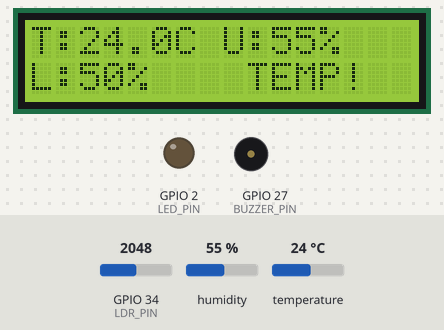
The sketch below on a simulated ESP32. Parts: 16×2 character LCD, output pins drawn as LEDs (lit = HIGH), buzzer (waves = sounding, pin HIGH). The inputs (shaded band) are chosen by the test bench; at power-on: temperature 24 °C, humidity 55 %, GPIO 34 (LDR_PIN) = 2048. WiFi joins after 1.5 s; servers stay silent unless stated; no MQTT or app messages arrive unless stated; what the sketch prints to the serial monitor is not drawn.

Above: at 12.4 s.
12.5 s: temperature set to 18.7 °C
At 14.9 s:
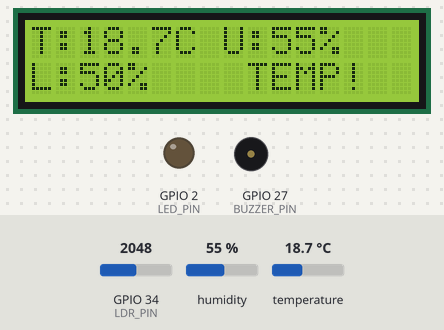
16.2 s: temperature set to 17.3 °C
At 18.4 s:
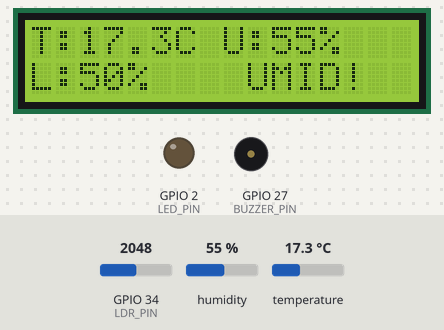
21.0 s: humidity set to 58 %
At 25.3 s:
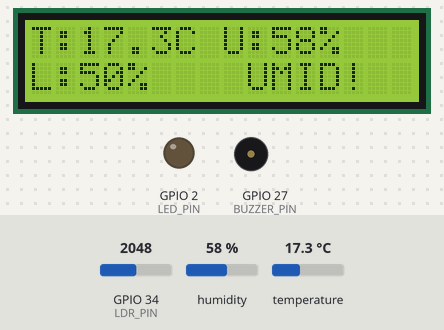
25.6 s: humidity set to 61 %
At 28.4 s:
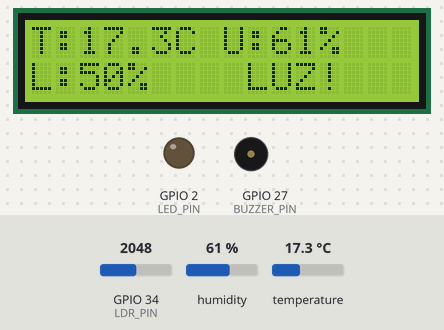
31.2 s: GPIO 34 (LDR_PIN) set to 2813
At 33.0 s:
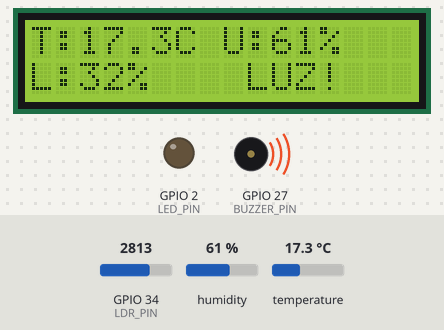
34.1 s: GPIO 34 (LDR_PIN) set to 2906
At 35.2 s:
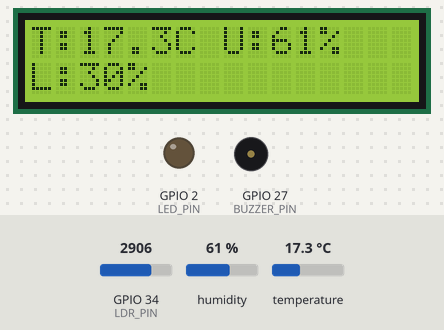
Timing chart, 0 to 36.9 s (numbered marks = the images above; inputs shaded):
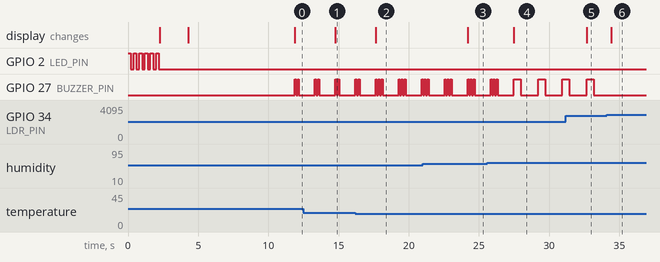

The sketch:

sketch.ino
```cpp
//Turma: 1ESPA
//Equipe: Giovanna Oliveira Ferreira Dias - RM: 566647
//Maria Laura Druzeic - RM: 566634
//Marianne Mukai Nishikawa - RM:568001

//Resumo: Esse programa possibilita ligar e desligar o led onboard, além de mandar o status para o Broker MQTT possibilitando o Helix saber
//se o led está ligado ou desligado.

#include <WiFi.h>
#include <PubSubClient.h>
#include <DHT.h>
#include <LiquidCrystal_I2C.h>

// -----------------------------------------------------------------------------
// OBJETOS E PINOS
// -----------------------------------------------------------------------------
LiquidCrystal_I2C lcd(0x27, 16, 2); // Endereço padrão do LCD (ajuste se necessário)
const int BUZZER_PIN = 27;          // Pino do buzzer
const int LDR_PIN = 34;             // Pino analógico do sensor LDR
const int DHT_PIN = 14;             // Pino do sensor DHT
#define DHTTYPE DHT22               // Tipo do sensor DHT (pode ser DHT11)
const int LED_PIN = 2;              // LED azul onboard do ESP32 (GPIO 2)

// -----------------------------------------------------------------------------
// LIMITES DE SEGURANÇA DA VINHERIA
// -----------------------------------------------------------------------------
const float TEMP_MIN = 12.0;   // Temperatura mínima ideal (°C)
const float TEMP_MAX = 18.0;   // Temperatura máxima ideal (°C)
const float HUM_MIN  = 60.0;   // Umidade mínima ideal (%)
const float HUM_MAX  = 70.0;   // Umidade máxima ideal (%)
const int   LUM_MAX  = 30;     // Luminosidade máxima permitida (%)

// -----------------------------------------------------------------------------
// CONFIGURAÇÕES DE REDE E MQTT
// -----------------------------------------------------------------------------
const char* default_SSID = "Wokwi-GUEST";    // Nome da rede Wi-Fi (Wokwi)
const char* default_PASSWORD = "";           // Senha (vazia no Wokwi)

// IP do broker MQTT (FIWARE rodando no Cloud)
const char* default_BROKER_MQTT = "34.55.148.224";
const int   default_BROKER_PORT = 1883;

// Tópicos MQTT usados pelo IoT Agent
const char* default_TOPICO_SUBSCRIBE = "/TEF/lamp001/cmd";;     // Recebe comandos remotos
const char* default_TOPICO_PUBLISH_1 = "/TEF/lamp001/attrs";   // Estado do LED
const char* default_TOPICO_PUBLISH_2 = "/TEF/lamp001/attrs/l"; // Luminosidade
const char* default_TOPICO_PUBLISH_3 = "/TEF/lamp001/attrs/t"; // Temperatura
const char* default_TOPICO_PUBLISH_4 = "/TEF/lamp001/attrs/h"; // Umidade

// Identificação MQTT
const char* default_ID_MQTT = "fiware_001";
const char* topicPrefix = "lamp001"; // Prefixo para comandos

// -----------------------------------------------------------------------------
// VARIÁVEIS E OBJETOS GLOBAIS
// -----------------------------------------------------------------------------
WiFiClient espClient;       // Cliente Wi-Fi
PubSubClient MQTT(espClient); // Cliente MQTT
DHT dht(DHT_PIN, DHTTYPE);  // Objeto do sensor DHT

char EstadoSaida = '0';     // Estado atual do LED (0 = desligado, 1 = ligado)

// -----------------------------------------------------------------------------
// FUNÇÕES DE INICIALIZAÇÃO
// -----------------------------------------------------------------------------

// Inicializa o monitor serial
void initSerial() {
  Serial.begin(115200);
}

// Conecta à rede Wi-Fi
void initWiFi() {
  delay(10);
  Serial.println("------ Conexao Wi-Fi ------");
  Serial.print("Conectando-se na rede: ");
  Serial.println(default_SSID);
  reconectWiFi();
}

// Configura o cliente MQTT
void initMQTT() {
  MQTT.setServer(default_BROKER_MQTT, default_BROKER_PORT);
  MQTT.setCallback(mqtt_callback); // Define a função que será chamada ao receber mensagens
}

// Função auxiliar para emitir beeps com o buzzer
void beepPattern(int onTime, int offTime, int count) {
  for (int i = 0; i < count; i++) {
    digitalWrite(BUZZER_PIN, HIGH);
    delay(onTime);
    digitalWrite(BUZZER_PIN, LOW);
    delay(offTime);
  }
}

// -----------------------------------------------------------------------------
// FUNÇÃO DE ALERTA (verifica se há alguma anomalia)
// -----------------------------------------------------------------------------
void checkAlerts(float temp, float hum, int lum) {
  lcd.clear();
  lcd.setCursor(0,0);
  lcd.print("T:");
  lcd.print(temp,1);
  lcd.print("C U:");
  lcd.print(hum,0);
  lcd.print("%");

  lcd.setCursor(0,1);
  lcd.print("L:");
  lcd.print(lum);
  lcd.print("%");

  bool alerta = false; // Flag de alerta

  // Verifica temperatura
  if (temp < TEMP_MIN || temp > TEMP_MAX) {
    lcd.setCursor(9,1);
    lcd.print("TEMP!");
    beepPattern(100,100,2);   // Dois beeps curtos
    alerta = true;
  }
  // Verifica umidade
  else if (hum < HUM_MIN || hum > HUM_MAX) {
    lcd.setCursor(9,1);
    lcd.print("UMID!");
    beepPattern(100,100,3);   // Três beeps curtos
    alerta = true;
  }
  // Verifica luminosidade
  else if (lum > LUM_MAX) {
    lcd.setCursor(9,1);
    lcd.print("LUZ!");
    beepPattern(500,200,1);   // Um beep longo
    alerta = true;
  }

  // Envia comando remoto ao FIWARE (liga/desliga LED via MQTT)
  if (alerta) {
    MQTT.publish("/TEF/lamp001/cmd", "lamp001@on|");
    MQTT.publish("/TEF/lamp001/attrs/b", "on");
    Serial.println("⚠️ Alerta detectado — LED ativado remotamente!");
  } else {
    MQTT.publish("/TEF/lamp001/cmd", "lamp001@off|");
    MQTT.publish("/TEF/lamp001/attrs/b", "off");
    Serial.println("✅ Condições normais — LED desligado remotamente.");
  }
}

// -----------------------------------------------------------------------------
// CONFIGURAÇÕES INICIAIS (SETUP)
// -----------------------------------------------------------------------------
void setup() {
  InitOutput();           // Pisca o LED no início
  initSerial();
  dht.begin();            // Inicializa o sensor DHT
  pinMode(BUZZER_PIN, OUTPUT);
  lcd.init();             // Inicializa o display LCD
  lcd.backlight();        // Liga a luz de fundo
  lcd.setCursor(0,0);
  lcd.print("Merlot Monitor");
  delay(2000);
  lcd.clear();
  initWiFi();             // Conecta ao Wi-Fi
  initMQTT();             // Configura MQTT
  delay(5000);

  // Publica estado inicial do LED no broker
  MQTT.publish(default_TOPICO_PUBLISH_1, "s|on");
}

// -----------------------------------------------------------------------------
// LOOP PRINCIPAL
// -----------------------------------------------------------------------------
void loop() {
  VerificaConexoesWiFIEMQTT(); // Garante que Wi-Fi e MQTT estejam conectados
  EnviaEstadoOutputMQTT();     // Atualiza o estado do LED no FIWARE
  handleSensors();             // Lê sensores e envia valores
  MQTT.loop();                 // Mantém o cliente MQTT ativo
}

// -----------------------------------------------------------------------------
// CONEXÃO WI-FI
// -----------------------------------------------------------------------------
void reconectWiFi() {
  if (WiFi.status() == WL_CONNECTED) return;

  WiFi.begin(default_SSID, default_PASSWORD);
  while (WiFi.status() != WL_CONNECTED) {
    delay(100);
    Serial.print(".");
  }
  Serial.println("\nConectado ao Wi-Fi!");
  Serial.print("IP: ");
  Serial.println(WiFi.localIP());
  digitalWrite(LED_PIN, LOW);
}

// -----------------------------------------------------------------------------
// CALLBACK MQTT (executada ao receber comando remoto do FIWARE)
// -----------------------------------------------------------------------------
void mqtt_callback(char* topic, byte* payload, unsigned int length) {
  String msg;
  for (int i = 0; i < length; i++) {
    msg += (char)payload[i];
  }

  Serial.print("- Mensagem recebida: ");
  Serial.println(msg);

  String onTopic  = String(topicPrefix) + "@on|";
  String offTopic = String(topicPrefix) + "@off|";

  // Liga ou desliga o LED conforme comando recebido
  if (msg.equals(onTopic)) {
    digitalWrite(LED_PIN, HIGH);
    EstadoSaida = '1';
  }
  if (msg.equals(offTopic)) {
    digitalWrite(LED_PIN, LOW);
    EstadoSaida = '0';
  }
}

// -----------------------------------------------------------------------------
// VERIFICA CONEXÕES WI-FI E MQTT
// -----------------------------------------------------------------------------
void VerificaConexoesWiFIEMQTT() {
  if (!MQTT.connected()) reconnectMQTT();
  reconectWiFi();
}

// -----------------------------------------------------------------------------
// PUBLICA ESTADO ATUAL DO LED NO FIWARE
// -----------------------------------------------------------------------------
void EnviaEstadoOutputMQTT() {
  if (EstadoSaida == '1') {
    MQTT.publish(default_TOPICO_PUBLISH_1, "s|on");
    Serial.println("- Led Ligado");
  } else {
    MQTT.publish(default_TOPICO_PUBLISH_1, "s|off");
    Serial.println("- Led Desligado");
  }
  Serial.println("- Estado do LED enviado ao broker!");
  delay(1000);
}

// -----------------------------------------------------------------------------
// ANIMAÇÃO INICIAL DO LED AO LIGAR O SISTEMA
// -----------------------------------------------------------------------------
void InitOutput() {
  pinMode(LED_PIN, OUTPUT);
  bool toggle = false;
  for (int i = 0; i <= 10; i++) {
    toggle = !toggle;
    digitalWrite(LED_PIN, toggle);
    delay(200);
  }
  digitalWrite(LED_PIN, LOW);
}

// -----------------------------------------------------------------------------
// RECONEXÃO AO BROKER MQTT (se cair)
// -----------------------------------------------------------------------------
void reconnectMQTT() {
  while (!MQTT.connected()) {
    Serial.print("* Tentando conectar ao Broker MQTT: ");
    Serial.println(default_BROKER_MQTT);

    if (MQTT.connect(default_ID_MQTT)) {
      Serial.println("Conectado ao broker MQTT!");
      MQTT.subscribe(default_TOPICO_SUBSCRIBE); // Escuta comandos remotos
    } else {
      Serial.println("Falha ao conectar. Nova tentativa em 2s...");
      delay(2000);
    }
  }
}

// -----------------------------------------------------------------------------
// LEITURA DOS SENSORES E ENVIO DOS DADOS AO FIWARE
// -----------------------------------------------------------------------------
void handleSensors() {
  // --- Luminosidade (LDR) ---
  int ldrValue = analogRead(LDR_PIN);

  // Corrige leitura invertida do LDR
  int luminosity = map(ldrValue, 0, 4095, 100, 0);
  luminosity = constrain(luminosity, 0, 100);

  String lumStr = String(luminosity);

  MQTT.publish(default_TOPICO_PUBLISH_2, lumStr.c_str());

  Serial.print("Luminosidade: ");
  Serial.print(lumStr);
  Serial.println(" %");

  // --- Temperatura e Umidade (DHT22) ---
  float temp = dht.readTemperature();
  float hum  = dht.readHumidity();

  if (!isnan(temp) && !isnan(hum)) {
    String tempStr = String(temp, 1);
    String humStr  = String(hum, 1);

    MQTT.publish(default_TOPICO_PUBLISH_3, tempStr.c_str());
    MQTT.publish(default_TOPICO_PUBLISH_4, humStr.c_str());

    checkAlerts(temp, hum, luminosity);

    Serial.print(" | Temperatura: ");
    Serial.print(tempStr);
    Serial.print(" °C | Umidade: ");
    Serial.print(humStr);
    Serial.println(" %");
  } else {
    Serial.println("Falha na leitura do DHT!");
  }
}
```

Measured:
- the behaviour switches between 18.1 and 18 °C on temperature (found by bisection; images 1 and 2)
- the behaviour switches between 59 and 60 % on humidity (found by bisection; images 3 and 4)
- the behaviour switches between 2866 and 2867 on GPIO 34 (LDR_PIN) (found by bisection; images 5 and 6)
- after the input at 12.5 s, the display: changes after 2.3 s (image 1)
- after the input at 16.2 s, the display: changes after 1.4 s (image 2)
- after the input at 21.0 s, the display: changes after 3.2 s (image 3)
- after the input at 25.6 s, the display: changes after 1.9 s (image 4)
- after the input at 31.2 s, the display: changes after 1.5 s (image 5)
- after the input at 34.1 s, GPIO 27 (BUZZER_PIN): stops changing and stays LOW; the display: changes after 0.32 s (image 6)
